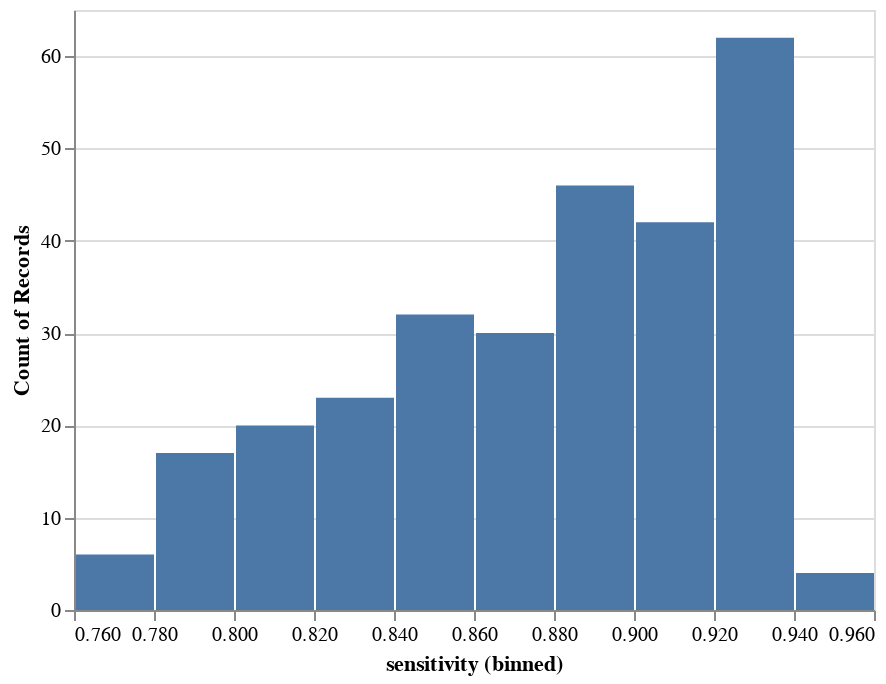

Notebook code cell kept with this figure:
### Code cell
alt.Chart(entropy.query("entropy < 1.5")).mark_bar().encode(
    x=alt.X("sensitivity:Q", bin=True),
    y="count():Q"
)

### Figure 1 — Vega-Lite specification as saved in the notebook (floating-point values rounded to 4 significant figures; data arrays with more than 128 entries replaced by an {"elided": "..."} marker saying what was removed)
{"$schema": "https://vega.github.io/schema/vega-lite/v3.3.0.json", "config": {"mark": {"tooltip": null}, "view": {"height": 300, "width": 400}}, "data": {"name": "data-a19b3b0f5f3130e803dbdb8de47a4d34"}, "datasets": {"data-a19b3b0f5f3130e803dbdb8de47a4d34": {"elided": "282 records"}}, "encoding": {"x": {"bin": true, "field": "sensitivity", "type": "quantitative"}, "y": {"aggregate": "count", "type": "quantitative"}}, "mark": "bar"}
